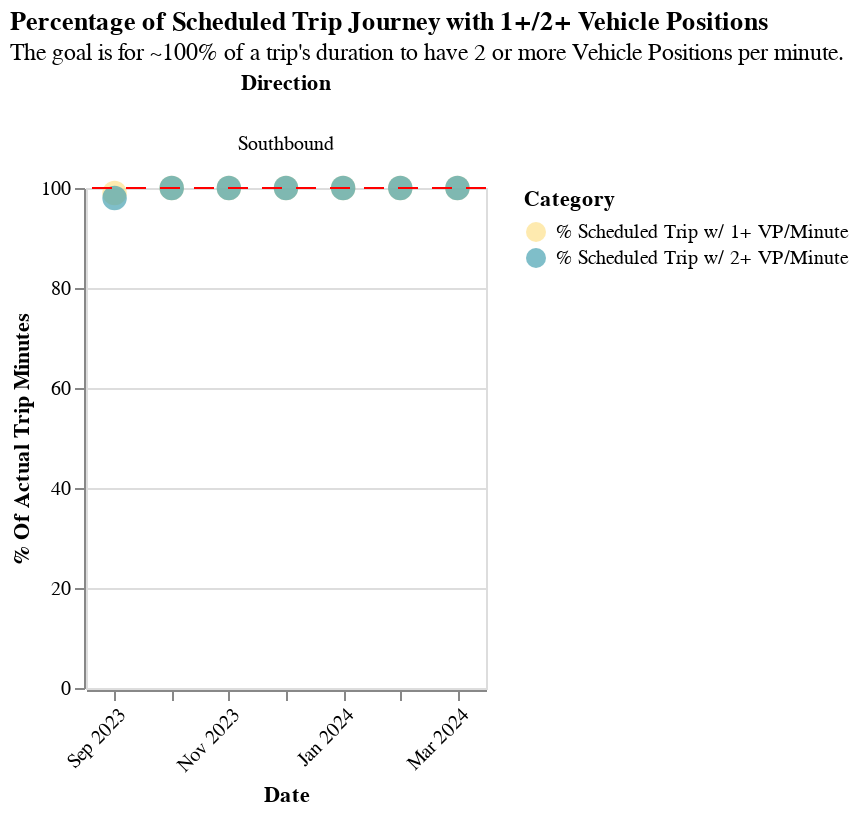

The notebook cell this image was saved under:
### Code cell
(
        section2_utils.base_facet_circle(
            sched_journey_vp,
            "% of Actual Trip Minutes",
            "Category",
            "ruler_100_pct",
            readable_dict["sched_vp_per_min_graph"]["title"],
            readable_dict["sched_vp_per_min_graph"]["subtitle"],
        )
        .add_params(xcol_param)
        .transform_filter(xcol_param)
    )

### Figure 1 — Vega-Lite specification as saved in the notebook (floating-point values rounded to 4 significant figures)
{"config": {"view": {"continuousWidth": 300, "continuousHeight": 300}}, "data": {"name": "data-06e8e38c798f4635f7fb8fe98ce1ca89"}, "facet": {"column": {"field": "Direction", "title": "Direction", "type": "nominal"}}, "spec": {"layer": [{"mark": {"type": "circle", "size": 150}, "encoding": {"color": {"field": "Category", "scale": {"range": ["#fde18d", "#49a2b2", "#3b56a4"]}, "title": "Category", "type": "nominal"}, "tooltip": [{"field": "Period", "type": "nominal"}, {"field": "Route", "type": "nominal"}, {"field": "Date", "type": "temporal"}, {"field": "Direction", "type": "nominal"}, {"field": "% of Actual Trip Minutes_str", "type": "nominal"}, {"field": "Category", "type": "nominal"}], "x": {"axis": {"format": "%b %Y", "labelAngle": -45}, "field": "Date", "timeUnit": "yearmonthdate", "title": "Date", "type": "ordinal"}, "y": {"field": "% of Actual Trip Minutes", "scale": {"domain": [0, 100]}, "title": "% Of Actual Trip Minutes", "type": "quantitative"}}, "name": "view_3"}, {"mark": {"type": "rule", "color": "red", "strokeDash": [10, 7]}, "encoding": {"y": {"field": "ruler_100_pct", "type": "quantitative"}}}], "height": 250, "width": 200}, "params": [{"name": "param_1", "select": {"type": "point", "fields": ["Route"]}, "bind": {"input": "select", "options": ["Residential Route", "Express Route"], "name": "Routes: "}, "value": "Residential Route", "views": ["view_3"]}], "title": {"text": ["Percentage of Scheduled Trip Journey with 1+/2+ Vehicle Positions"], "subtitle": ["The goal is for ~100% of a trip's duration to have 2 or more Vehicle Positions per minute."]}, "transform": [{"filter": {"param": "param_1"}}], "$schema": "https://vega.github.io/schema/vega-lite/v5.17.0.json", "datasets": {"data-06e8e38c798f4635f7fb8fe98ce1ca89": [{"Date": "2023-10-11T00:00:00", "Organization": "City of Lawndale", "Route": "Residential Route", "Direction": "Southbound", "Period": "All Day", "ruler_100_pct": 100, "Category": "% Scheduled Trip w/ 1+ VP/Minute", "% of Actual Trip Minutes": 100, "% of Actual Trip Minutes_str": "100"}, {"Date": "2023-11-15T00:00:00", "Organization": "City of Lawndale", "Route": "Residential Route", "Direction": "Southbound", "Period": "All Day", "ruler_100_pct": 100, "Category": "% Scheduled Trip w/ 1+ VP/Minute", "% of Actual Trip Minutes": 100, "% of Actual Trip Minutes_str": "100"}, {"Date": "2023-12-13T00:00:00", "Organization": "City of Lawndale", "Route": "Residential Route", "Direction": "Southbound", "Period": "All Day", "ruler_100_pct": 100, "Category": "% Scheduled Trip w/ 1+ VP/Minute", "% of Actual Trip Minutes": 100, "% of Actual Trip Minutes_str": "100"}, {"Date": "2024-01-17T00:00:00", "Organization": "City of Lawndale", "Route": "Residential Route", "Direction": "Southbound", "Period": "All Day", "ruler_100_pct": 100, "Category": "% Scheduled Trip w/ 1+ VP/Minute", "% of Actual Trip Minutes": 100, "% of Actual Trip Minutes_str": "100"}, {"Date": "2024-02-14T00:00:00", "Organization": "City of Lawndale", "Route": "Residential Route", "Direction": "Southbound", "Period": "All Day", "ruler_100_pct": 100, "Category": "% Scheduled Trip w/ 1+ VP/Minute", "% of Actual Trip Minutes": 100, "% of Actual Trip Minutes_str": "100"}, {"Date": "2024-03-13T00:00:00", "Organization": "City of Lawndale", "Route": "Residential Route", "Direction": "Southbound", "Period": "All Day", "ruler_100_pct": 100, "Category": "% Scheduled Trip w/ 1+ VP/Minute", "% of Actual Trip Minutes": 100, "% of Actual Trip Minutes_str": "100"}, {"Date": "2023-10-11T00:00:00", "Organization": "City of Lawndale", "Route": "Express Route", "Direction": "Southbound", "Period": "All Day", "ruler_100_pct": 100, "Category": "% Scheduled Trip w/ 1+ VP/Minute", "% of Actual Trip Minutes": 100, "% of Actual Trip Minutes_str": "100"}, {"Date": "2023-11-15T00:00:00", "Organization": "City of Lawndale", "Route": "Express Route", "Direction": "Southbound", "Period": "All Day", "ruler_100_pct": 100, "Category": "% Scheduled Trip w/ 1+ VP/Minute", "% of Actual Trip Minutes": 77, "% of Actual Trip Minutes_str": "77"}, {"Date": "2023-12-13T00:00:00", "Organization": "City of Lawndale", "Route": "Express Route", "Direction": "Southbound", "Period": "All Day", "ruler_100_pct": 100, "Category": "% Scheduled Trip w/ 1+ VP/Minute", "% of Actual Trip Minutes": 100, "% of Actual Trip Minutes_str": "100"}, {"Date": "2024-01-17T00:00:00", "Organization": "City of Lawndale", "Route": "Express Route", "Direction": "Southbound", "Period": "All Day", "ruler_100_pct": 100, "Category": "% Scheduled Trip w/ 1+ VP/Minute", "% of Actual Trip Minutes": 100, "% of Actual Trip Minutes_str": "100"}, {"Date": "2024-02-14T00:00:00", "Organization": "City of Lawndale", "Route": "Express Route", "Direction": "Southbound", "Period": "All Day", "ruler_100_pct": 100, "Category": "% Scheduled Trip w/ 1+ VP/Minute", "% of Actual Trip Minutes": 100, "% of Actual Trip Minutes_str": "100"}, {"Date": "2024-03-13T00:00:00", "Organization": "City of Lawndale", "Route": "Express Route", "Direction": "Southbound", "Period": "All Day", "ruler_100_pct": 100, "Category": "% Scheduled Trip w/ 1+ VP/Minute", "% of Actual Trip Minutes": 100, "% of Actual Trip Minutes_str": "100"}, {"Date": "2023-09-13T00:00:00", "Organization": "City of Lawndale", "Route": "Residential Route", "Direction": "Southbound", "Period": "All Day", "ruler_100_pct": 100, "Category": "% Scheduled Trip w/ 1+ VP/Minute", "% of Actual Trip Minutes": 99, "% of Actual Trip Minutes_str": "99"}, {"Date": "2023-09-13T00:00:00", "Organization": "City of Lawndale", "Route": "Express Route", "Direction": "Southbound", "Period": "All Day", "ruler_100_pct": 100, "Category": "% Scheduled Trip w/ 1+ VP/Minute", "% of Actual Trip Minutes": 100, "% of Actual Trip Minutes_str": "100"}, {"Date": "2023-10-11T00:00:00", "Organization": "City of Lawndale", "Route": "Residential Route", "Direction": "Southbound", "Period": "All Day", "ruler_100_pct": 100, "Category": "% Scheduled Trip w/ 2+ VP/Minute", "% of Actual Trip Minutes": 100, "% of Actual Trip Minutes_str": "100"}, {"Date": "2023-11-15T00:00:00", "Organization": "City of Lawndale", "Route": "Residential Route", "Direction": "Southbound", "Period": "All Day", "ruler_100_pct": 100, "Category": "% Scheduled Trip w/ 2+ VP/Minute", "% of Actual Trip Minutes": 100, "% of Actual Trip Minutes_str": "100"}, {"Date": "2023-12-13T00:00:00", "Organization": "City of Lawndale", "Route": "Residential Route", "Direction": "Southbound", "Period": "All Day", "ruler_100_pct": 100, "Category": "% Scheduled Trip w/ 2+ VP/Minute", "% of Actual Trip Minutes": 100, "% of Actual Trip Minutes_str": "100"}, {"Date": "2024-01-17T00:00:00", "Organization": "City of Lawndale", "Route": "Residential Route", "Direction": "Southbound", "Period": "All Day", "ruler_100_pct": 100, "Category": "% Scheduled Trip w/ 2+ VP/Minute", "% of Actual Trip Minutes": 100, "% of Actual Trip Minutes_str": "100"}, {"Date": "2024-02-14T00:00:00", "Organization": "City of Lawndale", "Route": "Residential Route", "Direction": "Southbound", "Period": "All Day", "ruler_100_pct": 100, "Category": "% Scheduled Trip w/ 2+ VP/Minute", "% of Actual Trip Minutes": 100, "% of Actual Trip Minutes_str": "100"}, {"Date": "2024-03-13T00:00:00", "Organization": "City of Lawndale", "Route": "Residential Route", "Direction": "Southbound", "Period": "All Day", "ruler_100_pct": 100, "Category": "% Scheduled Trip w/ 2+ VP/Minute", "% of Actual Trip Minutes": 100, "% of Actual Trip Minutes_str": "100"}, {"Date": "2023-10-11T00:00:00", "Organization": "City of Lawndale", "Route": "Express Route", "Direction": "Southbound", "Period": "All Day", "ruler_100_pct": 100, "Category": "% Scheduled Trip w/ 2+ VP/Minute", "% of Actual Trip Minutes": 100, "% of Actual Trip Minutes_str": "100"}, {"Date": "2023-11-15T00:00:00", "Organization": "City of Lawndale", "Route": "Express Route", "Direction": "Southbound", "Period": "All Day", "ruler_100_pct": 100, "Category": "% Scheduled Trip w/ 2+ VP/Minute", "% of Actual Trip Minutes": 69, "% of Actual Trip Minutes_str": "69"}, {"Date": "2023-12-13T00:00:00", "Organization": "City of Lawndale", "Route": "Express Route", "Direction": "Southbound", "Period": "All Day", "ruler_100_pct": 100, "Category": "% Scheduled Trip w/ 2+ VP/Minute", "% of Actual Trip Minutes": 100, "% of Actual Trip Minutes_str": "100"}, {"Date": "2024-01-17T00:00:00", "Organization": "City of Lawndale", "Route": "Express Route", "Direction": "Southbound", "Period": "All Day", "ruler_100_pct": 100, "Category": "% Scheduled Trip w/ 2+ VP/Minute", "% of Actual Trip Minutes": 100, "% of Actual Trip Minutes_str": "100"}, {"Date": "2024-02-14T00:00:00", "Organization": "City of Lawndale", "Route": "Express Route", "Direction": "Southbound", "Period": "All Day", "ruler_100_pct": 100, "Category": "% Scheduled Trip w/ 2+ VP/Minute", "% of Actual Trip Minutes": 100, "% of Actual Trip Minutes_str": "100"}, {"Date": "2024-03-13T00:00:00", "Organization": "City of Lawndale", "Route": "Express Route", "Direction": "Southbound", "Period": "All Day", "ruler_100_pct": 100, "Category": "% Scheduled Trip w/ 2+ VP/Minute", "% of Actual Trip Minutes": 100, "% of Actual Trip Minutes_str": "100"}, {"Date": "2023-09-13T00:00:00", "Organization": "City of Lawndale", "Route": "Residential Route", "Direction": "Southbound", "Period": "All Day", "ruler_100_pct": 100, "Category": "% Scheduled Trip w/ 2+ VP/Minute", "% of Actual Trip Minutes": 98, "% of Actual Trip Minutes_str": "98"}, {"Date": "2023-09-13T00:00:00", "Organization": "City of Lawndale", "Route": "Express Route", "Direction": "Southbound", "Period": "All Day", "ruler_100_pct": 100, "Category": "% Scheduled Trip w/ 2+ VP/Minute", "% of Actual Trip Minutes": 100, "% of Actual Trip Minutes_str": "100"}]}}
